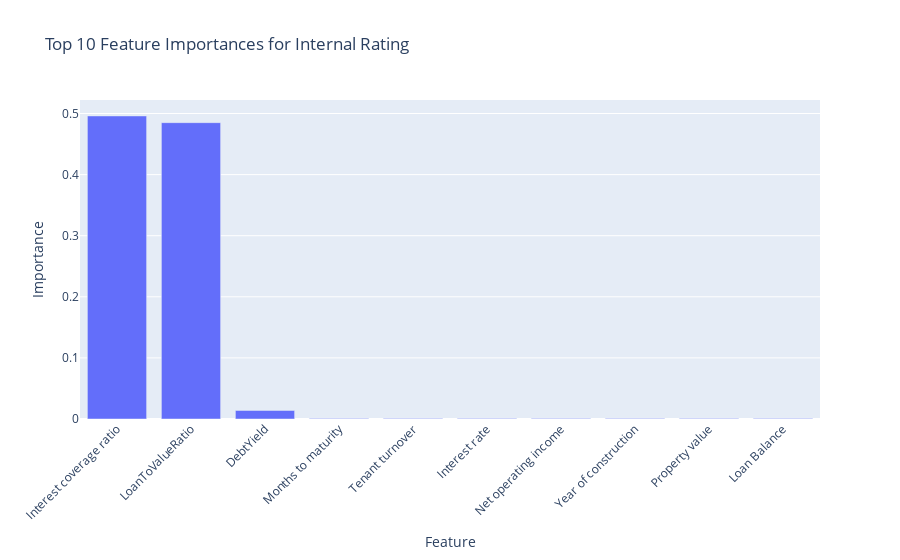

Write notebook code for a chart like this one.
### Code cell
# Plot feature importances
importanceDf = featureImportances.reset_index()
importanceDf.columns = ['Feature', 'Importance']
importanceDf['Importance'] = np.round(importanceDf['Importance'], 3)

fig = px.bar(importanceDf.head(10), x='Feature', y='Importance',
             title='Top 10 Feature Importances for Internal Rating', 
             )
fig.update_layout(xaxis_tickangle=-45)
fig.show()

### Figure 1 — Plotly figure (JSON) as saved in the notebook; plotly's stock layout.template omitted (floating-point values rounded to 4 significant figures)
{"data": [{"alignmentgroup": "True", "hovertemplate": "Feature=%{x}<br>Importance=%{y}<extra></extra>", "legendgroup": "", "marker": {"color": "#636efa", "pattern": {"shape": ""}}, "name": "", "offsetgroup": "", "orientation": "v", "showlegend": false, "textposition": "auto", "type": "bar", "x": ["Interest coverage ratio", "LoanToValueRatio", "DebtYield", "Months to maturity", "Tenant turnover", "Interest rate", "Net operating income", "Year of construction", "Property value", "Loan Balance"], "xaxis": "x", "y": [0.496, 0.485, 0.014, 0.001, 0.001, 0.001, 0.001, 0.001, 0.001, 0.001], "yaxis": "y"}], "layout": {"barmode": "relative", "legend": {"tracegroupgap": 0}, "title": {"text": "Top 10 Feature Importances for Internal Rating"}, "xaxis": {"anchor": "y", "domain": [0, 1], "tickangle": -45, "title": {"text": "Feature"}}, "yaxis": {"anchor": "x", "domain": [0, 1], "title": {"text": "Importance"}}}}
